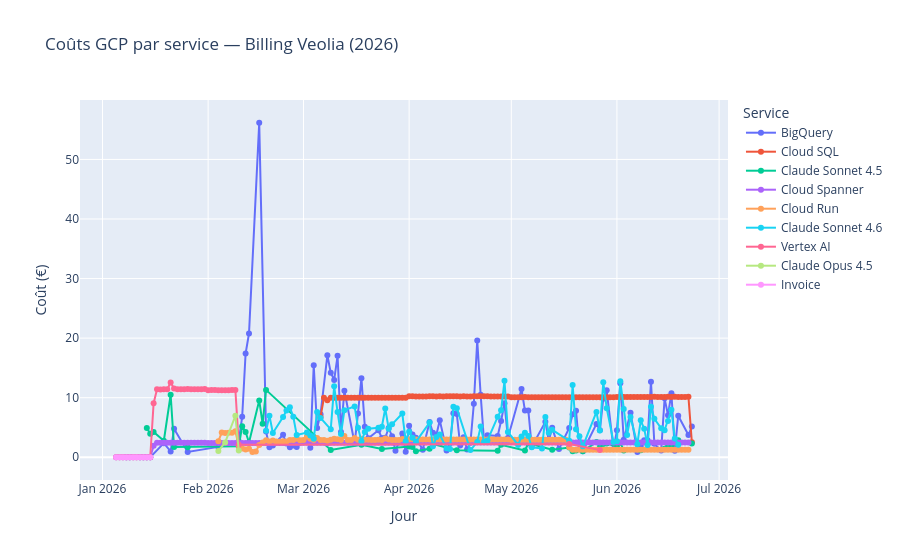

Write notebook code for a chart like this one.
### Code cell
fig = px.line(
    df,
    x="Jour",
    y="Sous-total (€)",
    color="Description du service",
    markers=True,
    title="Coûts GCP par service — Billing Veolia (2026)",
    labels={"Jour": "Jour", "Sous-total (€)": "Coût (€)", "Description du service": "Service"},
)

fig.update_layout(
    xaxis_title="Jour",
    yaxis_title="Coût (€)",
    legend_title="Service",
    hovermode="x unified",
)

fig.show()
